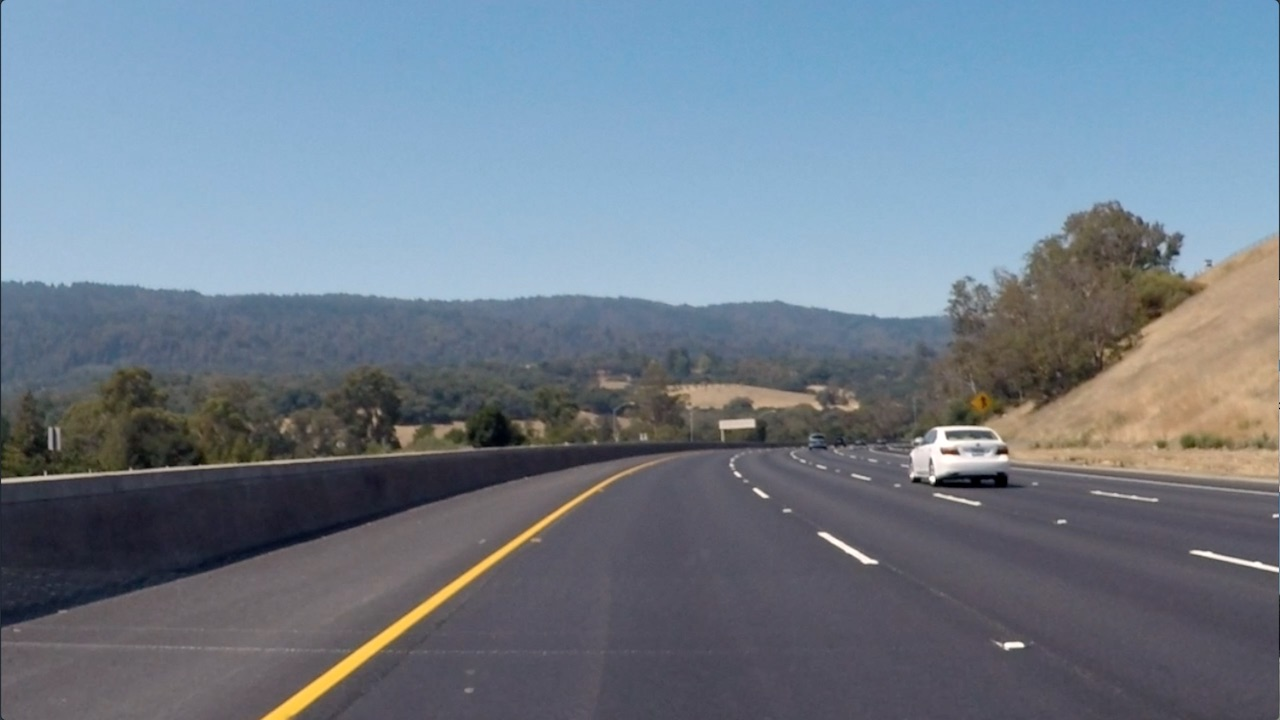
#> input picture images/curved_lane.jpg, 1280 x 720 px
$ jupyter execute '2. Finding Edges and Custom Kernels.ipynb'   (shell and % lines are left out)
#> lines starting #> are read from the running program, lines starting #| are printed output that depends on the picture; after the words box and inside, x2 and y2 are one past the last pixel; in counts of white or black regions, pixels touching at a corner belong together
[cell 1]
import matplotlib.pyplot as plt
import matplotlib.image as mpimg

import cv2
import numpy as np


image = mpimg.imread('./../images/curved_lane.jpg')
#> image is the input picture: shape (720, 1280, 3); mean R, G, B 112.1, 125, 138.7
plt.imshow(image)

[cell 2]
gray = cv2.cvtColor(image, cv2.COLOR_RGB2GRAY)
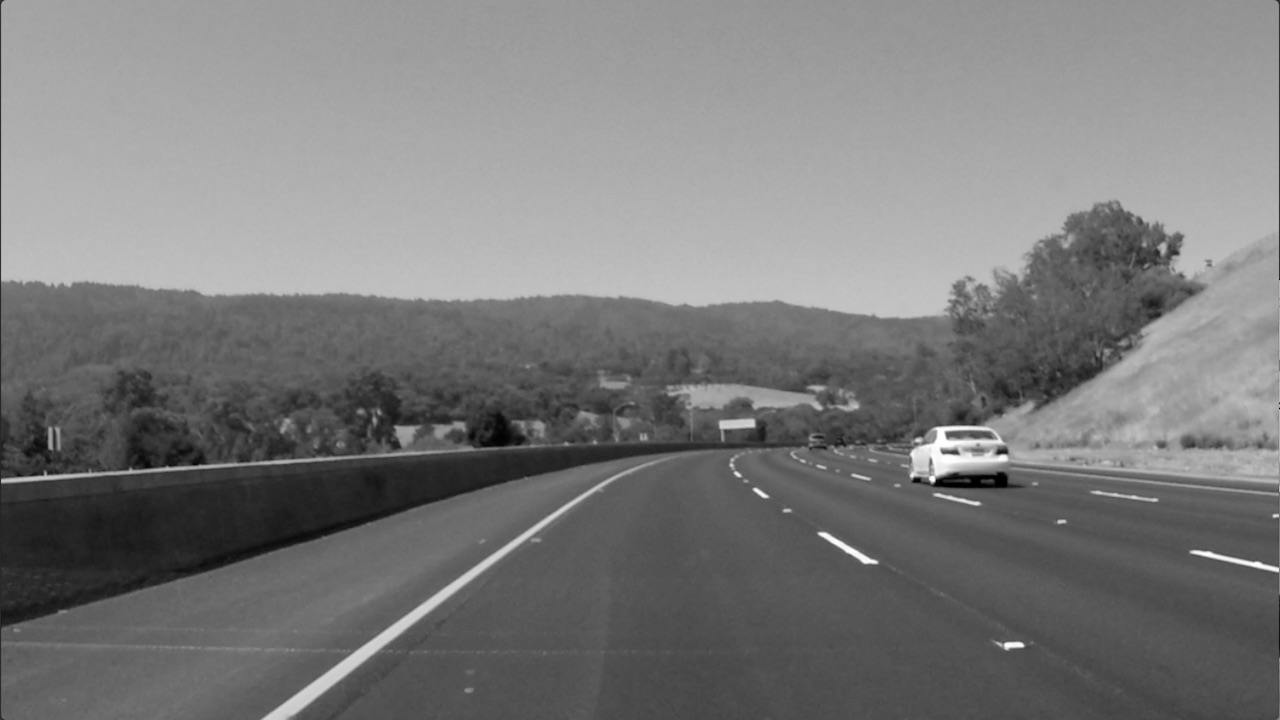
#> gray: shape (720, 1280); min 0, max 255, mean 122.7
plt.imshow(gray, cmap="gray")

[cell 3]
sobel = np.array([
    [-1, -2, -1],
    [0,0,0],
    [1,2,1]
])
sobel_y = sobel.copy()
sobel_x = sobel.T

[cell 4]
filtered_image = cv2.filter2D(gray, -1, sobel_y)
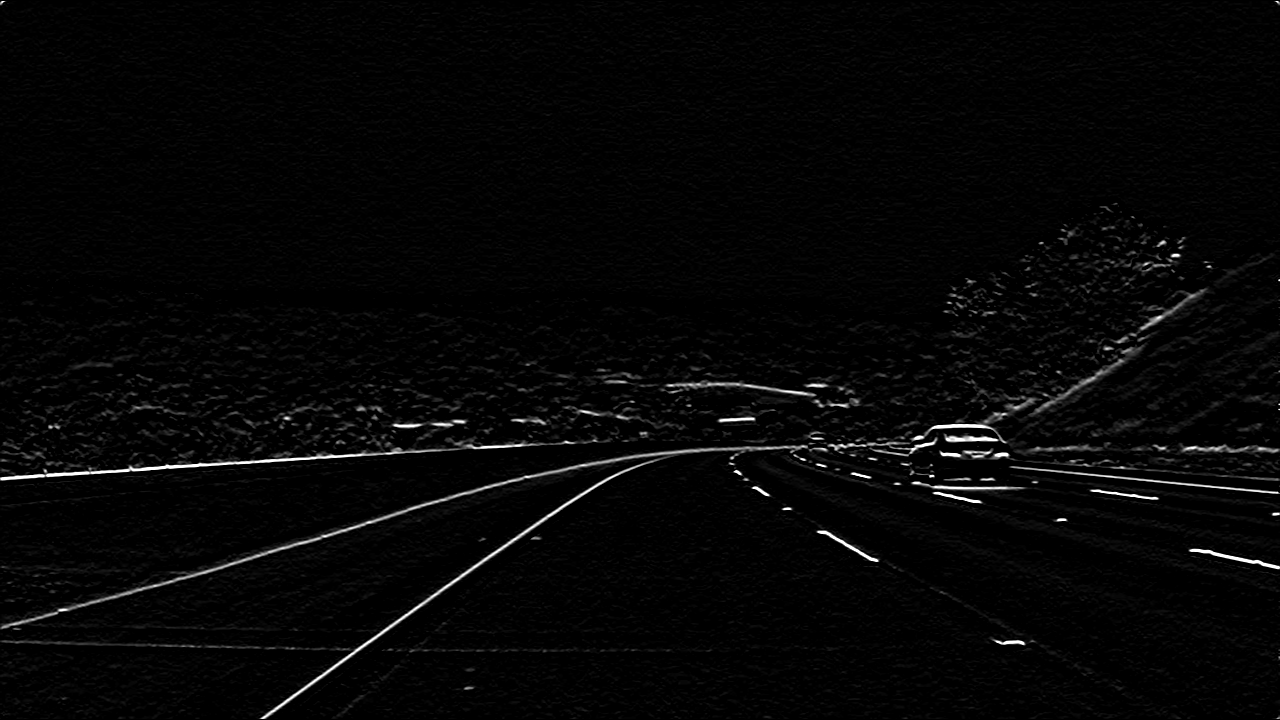
#> filtered_image: shape (720, 1280); min 0, max 255, mean 5.9
plt.imshow(filtered_image)

[cell 5]
filtered_image = cv2.filter2D(gray, -1, sobel_x)
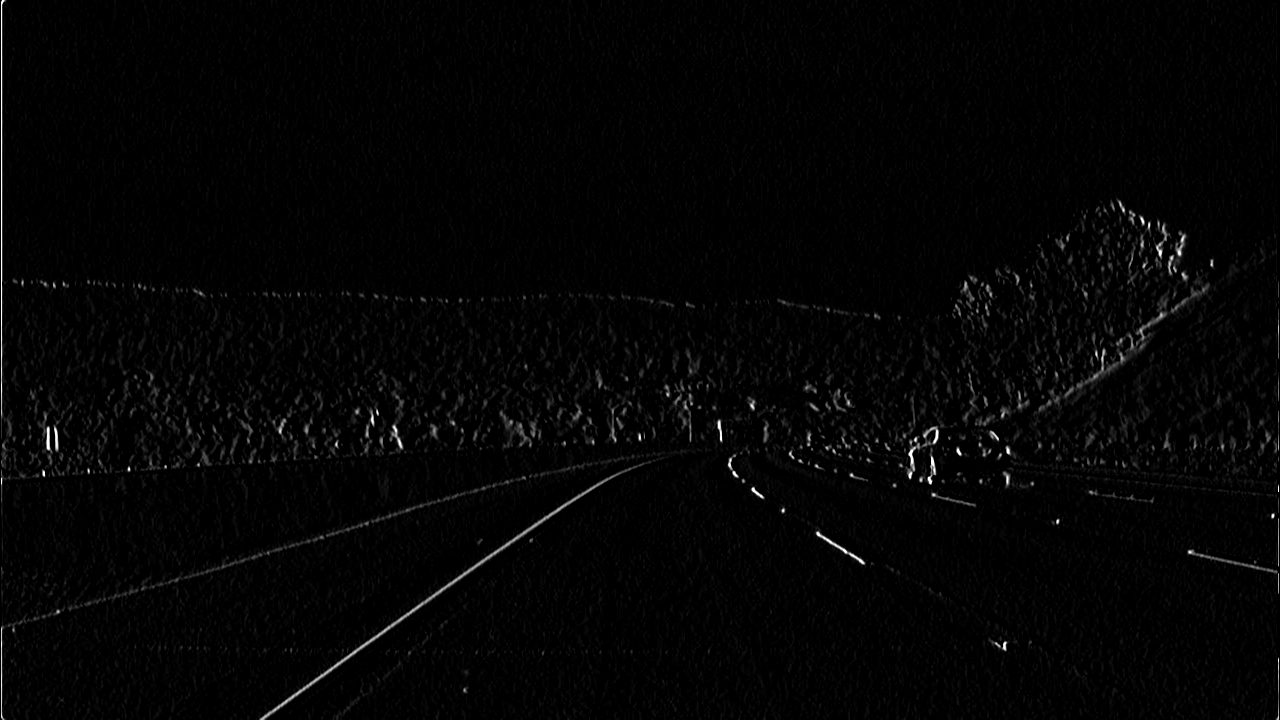
#> filtered_image: shape (720, 1280); min 0, max 255, mean 4.3
plt.imshow(filtered_image)

[cell 6]
# 3x3 sobel filters for edge detection
sobel_x = np.array([[ -1, 0, 1],
                   [ -2, 0, 2],
                   [ -1, 0, 1]])


sobel_y = np.array([[ -1, -2, -1],
                   [ 0, 0, 0],
                   [ 1, 2, 1]])


# Filter the orginal and blurred grayscale images using filter2D
filtered = cv2.filter2D(gray, -1, sobel_x)
gray_blur = cv2.GaussianBlur(gray, (9, 9), 0)
filtered_blurred = cv2.filter2D(gray_blur, -1, sobel_y)
f, (ax1, ax2) = plt.subplots(1, 2, figsize=(20,10))

ax1.set_title('original gray')
ax1.imshow(filtered, cmap='gray')

ax2.set_title('blurred image')
ax2.imshow(filtered_blurred, cmap='gray')
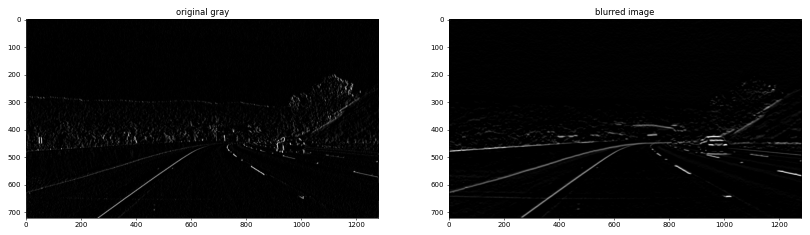
#> figure drawn by matplotlib, 2 panels

[cell 7]
# Create threshold that sets all the filtered pixels to white
# Above a certain threshold

retval, binary_image = cv2.threshold(filtered_blurred, 50, 255, cv2.THRESH_BINARY)
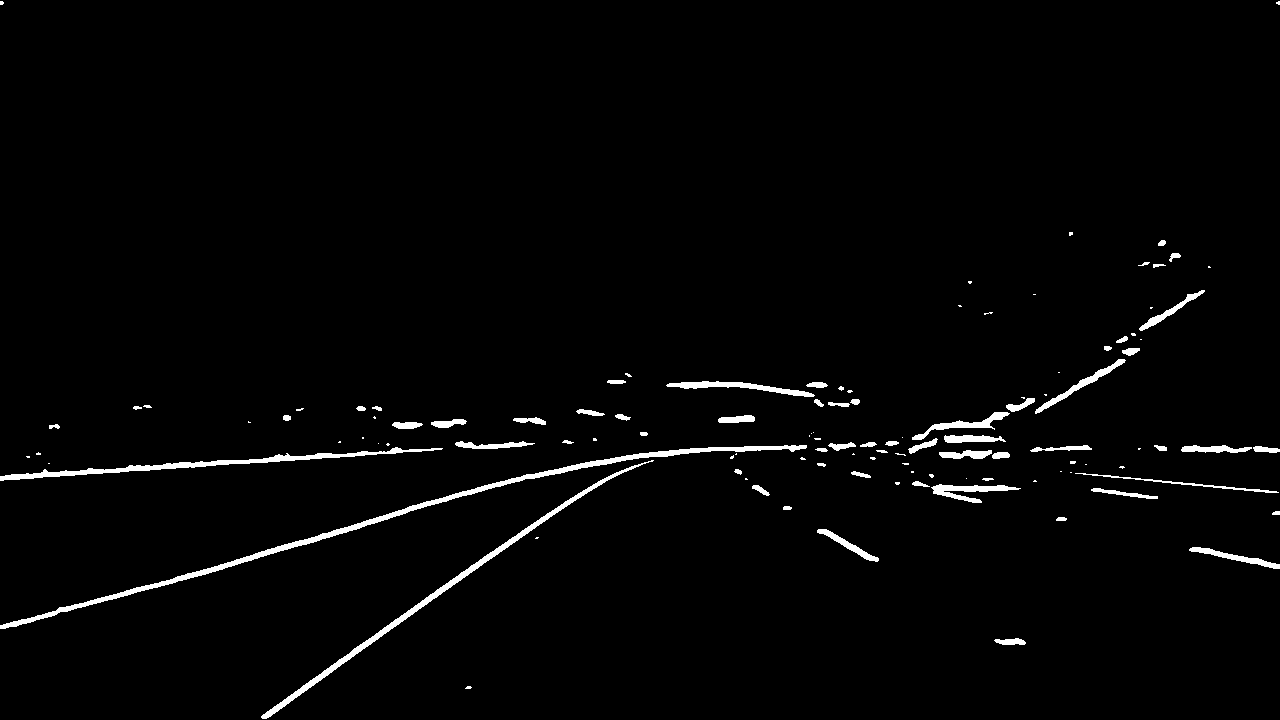
#> binary_image: shape (720, 1280); 2% white; 117 white regions (54 under 20 px), largest, box (x1, y1, x2, y2) and area: (0, 445, 807, 629) 4151, (261, 460, 654, 719) 2437, (0, 447, 443, 481) 2035

plt.imshow(binary_image, cmap='gray')

$ run again, with images/birds.jpg copied over images/curved_lane.jpg
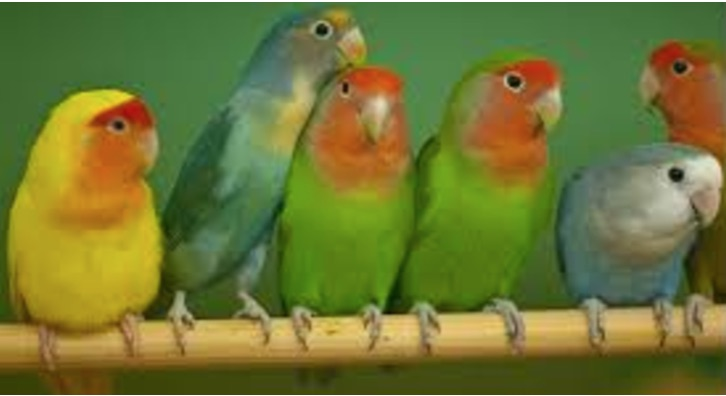
#> input picture images/birds.jpg, 726 x 396 px
#> image is the input picture: shape (396, 726, 3); mean R, G, B 111.1, 118.2, 52.2
#> `gray = cv2.cvtColor(image, cv2.COLOR_RGB2GRAY)`:
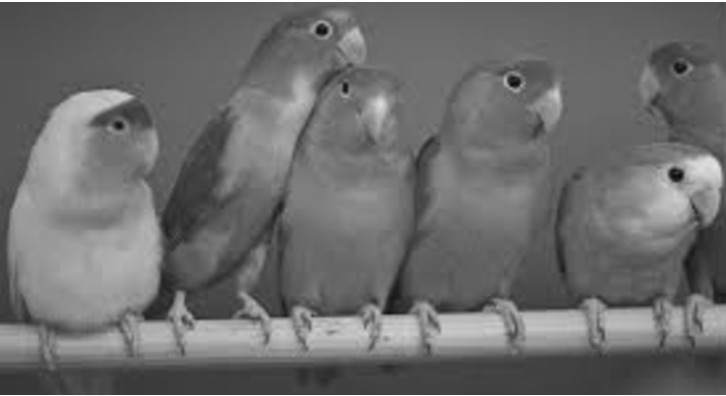
#> gray: shape (396, 726); min 8, max 255, mean 108.6
#> `retval, binary_image = cv2.threshold(filtered_blurred, 50, 255, cv2.TH..`:
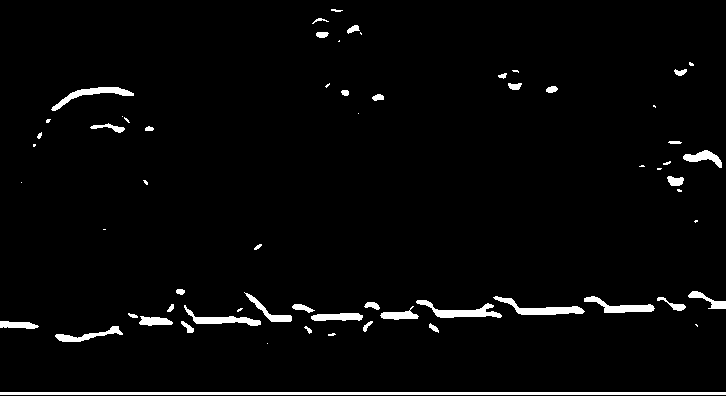
#> binary_image: shape (396, 726); 3.1% white; 63 white regions (23 under 20 px), largest, box (x1, y1, x2, y2) and area: (0, 392, 726, 395) 2178, (416, 300, 502, 318) 597, (493, 296, 585, 315) 593
